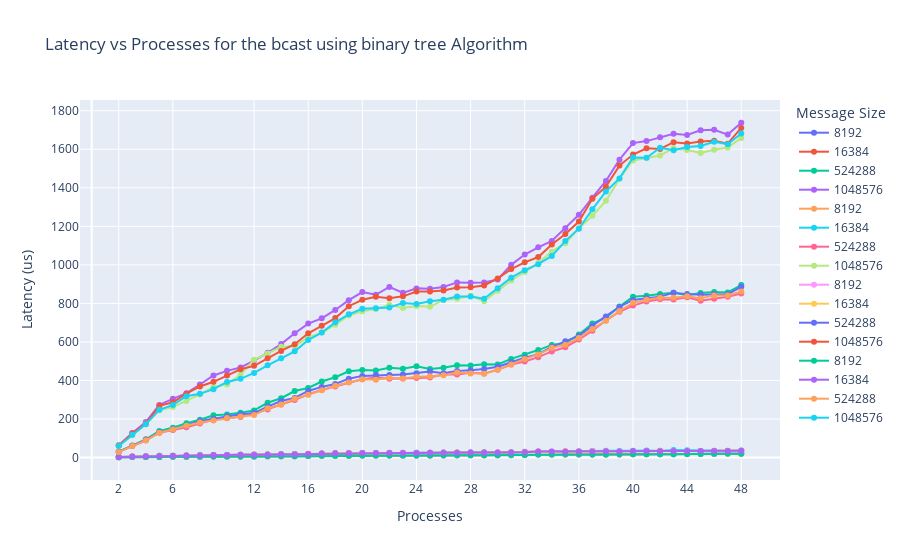
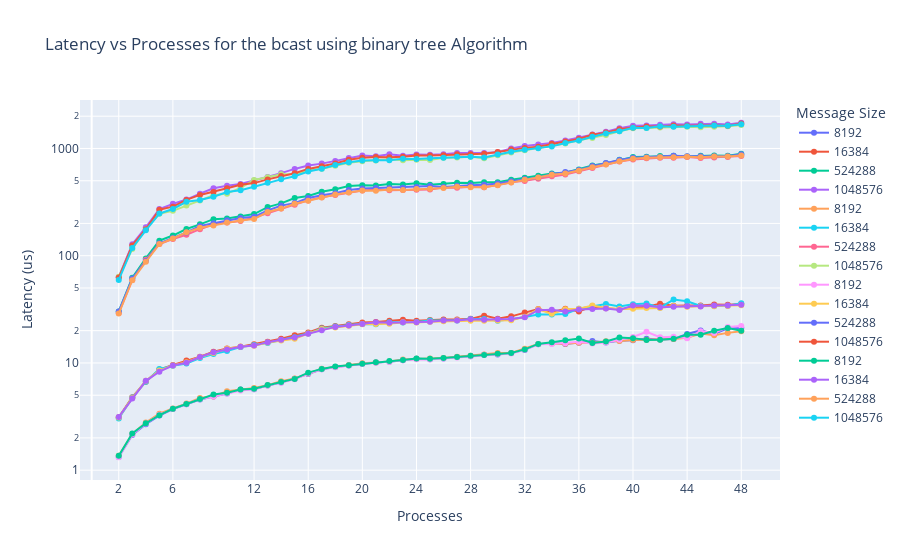

Source (notebook cell) for these figures, in order:
### Code cell
# Initialize the figure
fig = go.Figure()


# Start plotting the data
for selected in range(len(binary_tree_df)):
	# The two runs
	used_df = binary_tree_df[selected]
	for message_size in message_sizes:
		# Only plot for 512KB and 1MB, a.k.a. one fitting entirely in L1 (and one not fitting
		if message_size in selected_sizes:
			# Plot the data
			fig.add_trace(go.Scatter(x=used_df[used_df['MessageSize']==message_size]['Processes'], 
									y=used_df[used_df['MessageSize']==message_size]['Latency'],
									mode='lines+markers', name=str(message_size)))
# Update the layout by naming the appropirate tings and highlighting some places of interest in the x-axis
fig.update_layout(title='Latency vs Processes for the bcast using binary tree Algorithm', 
					xaxis_title='Processes', 
					yaxis_title='Latency (us)', 
					legend_title='Message Size',
					xaxis=dict(tickvals=tickvals),
				)
fig.show()


# Initialize the figure
fig = go.Figure()
# Start plotting the data
for selected in range(len(binary_tree_df)):
	# The two runs
	used_df = binary_tree_df[selected]
	for message_size in message_sizes:
		# Only plot for 512KB and 1MB, a.k.a. one fitting entirely in L1 (and one not fitting
		if message_size in selected_sizes:
			# Plot the data
			fig.add_trace(go.Scatter(x=used_df[used_df['MessageSize']==message_size]['Processes'], 
									y=used_df[used_df['MessageSize']==message_size]['Latency'],
									mode='lines+markers', name=str(message_size)))
# Update the layout by naming the appropirate tings and highlighting some places of interest in the x-axis
fig.update_layout(title='Latency vs Processes for the bcast using binary tree Algorithm', 
			xaxis_title='Processes', 
			yaxis_title='Latency (us)', 
			legend_title='Message Size',
			xaxis=dict(tickvals=tickvals),
			yaxis=dict(type='log')
			)
fig.show()
